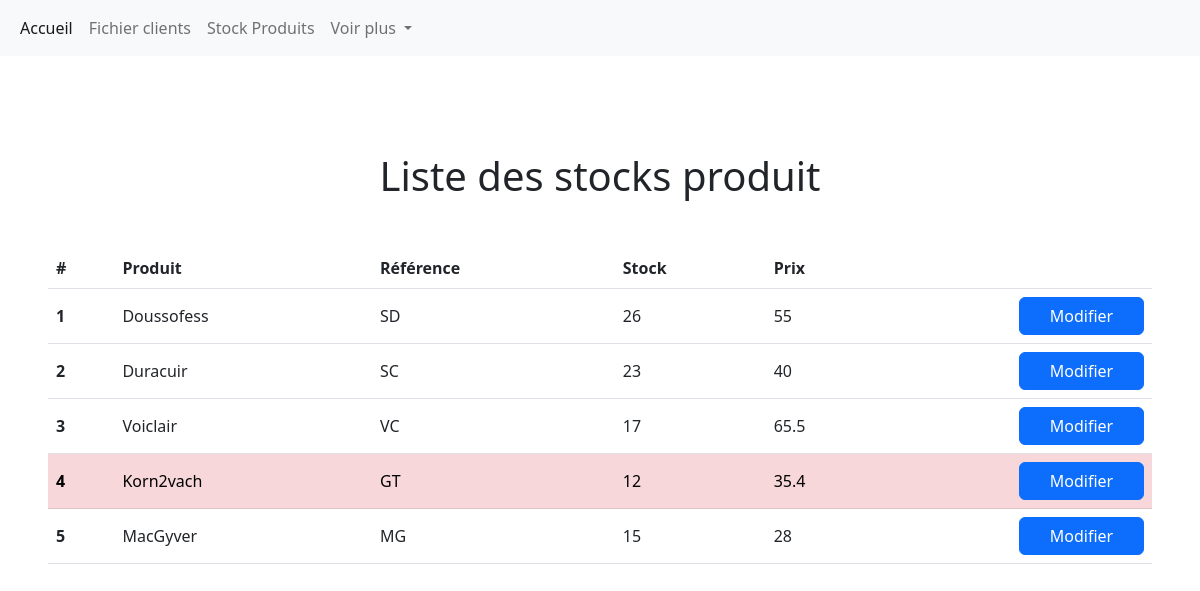
The app's page /Products/stock (signed in) with its own data.
### tables this page shows
CREATE TABLE `products` (
  `id` int(11) NOT NULL,
  `name` varchar(255) NOT NULL,
  `reference` varchar(255) NOT NULL,
  `stock` int(11) NOT NULL,
  `stock_alert` int(11) NOT NULL,
  `price_ht` float(6,2) NOT NULL,
  `vat_id` int(11) NOT NULL
);

### utils/Render.php (called while the page is built, shortened)
<?php
class Render
{
    public static function render(string $path, array $var = [])
    {
        extract($var);
        require('views/' . $path .  '.phtml');
        require('views/layout.phtml');
    }
}

### controllers/ProductsController.php (called while the page is built, shortened)
<?php
class ProductsController extends Controller
{
    public function stock()
    {
        $products = $this->model->findAll();
        Render::render("Stock", compact('pageTitle', 'products'));
    }
}

### index.php (called while the page is built, shortened)
<?php
require_once "config/Autoloader.php";
$route = new Routing();
$route->get();

### controllers/Controller.php (called while the page is built, shortened)
<?php
abstract class Controller
{
    public function __construct()
    {
        $this->model = new $this->modelName();
    }
}

### config/Autoloader.php (called while the page is built, shortened)
<?php
class Autoloader
{
    public static function Autoload()
    {
        spl_autoload_register(function ($classname) {
            $classname = str_replace("\\", "/", $classname);
        });
    }
}

### config/Database.php (called while the page is built, shortened)
<?php
class Database
{
    private static $instance = NULL;
    public static function getPdo(): PDO
    {
        if (self::$instance === NULL) {
            self::$instance = new PDO('mysql:host=localhost;dbname=pedale_joyeuse;charset=utf8', 'root', 'root', [
                PDO::ATTR_ERRMODE => PDO::ERRMODE_EXCEPTION,
                PDO::ATTR_DEFAULT_FETCH_MODE => PDO::FETCH_ASSOC
            ]);
        }
        return self::$instance;
    }
}

### models/Model.php (called while the page is built, shortened)
<?php
abstract class Model
{
    protected PDO $pdo;
    protected string $table;
    public function __construct()
    {
        $this->pdo = \config\Database::getpdo();
    }
    public function findAll()
    {
        $query = $this->pdo->prepare("SELECT * FROM {$this->table}");
        $query->execute();
        return $query->fetchAll();
    }
}

### views/stock.phtml (the view)
<h1 class="text-center m-5">Liste des stocks produit</h1>
<table class="table">
    <thead>
        <tr class=" align-middle">
            <th scope="col">#</th>
            <th scope="col">Produit</th>
            <th scope="col">Référence</th>
            <th scope="col">Stock</th>
            <th scope="col">Prix</th>
            <?php if (isset($_SESSION['status']) && $_SESSION['status'] === 'boss') { ?><th scope="col"></th> <?php } ?>
        </tr>
    </thead>
    <tbody>
        <?php
        $i = 1;
        foreach ($products as $product) : ?>
            <tr <?php if ($product['stock'] <= $product['stock_alert']) : ?> class="table-danger align-middle " <?php endif ?> class="align-middle ">
                <th scope="row"><?= $i ?></th>
                <td><?= $product['name'] ?></td>
                <td><?= $product['reference'] ?></td>
                <td><?= $product['stock'] ?></td>
                <td><?= $product['price_ht'] ?></td>
                <?php if (isset($_SESSION['status']) && $_SESSION['status'] === 'boss') { ?> <td class="text-end"><a href="/pedaleJoyeuse/Products/formProduct/<?= $product['id'] ?>" type="button" class="btn btn-primary w-50">Modifier</button></td> <?php } ?>
            </tr>
        <?php $i++; endforeach; ?>
    </tbody>
</table>

### records on screen
products: name "Doussofess", reference "SD", stock "26", price_ht "55"
products: name "Duracuir", reference "SC", stock "23", price_ht "40"
products: name "Voiclair", reference "VC", stock "17", price_ht "65.5"
products: name "Korn2vach", reference "GT", stock "12", price_ht "35.4"
products: name "MacGyver", reference "MG", stock "15", price_ht "28"
